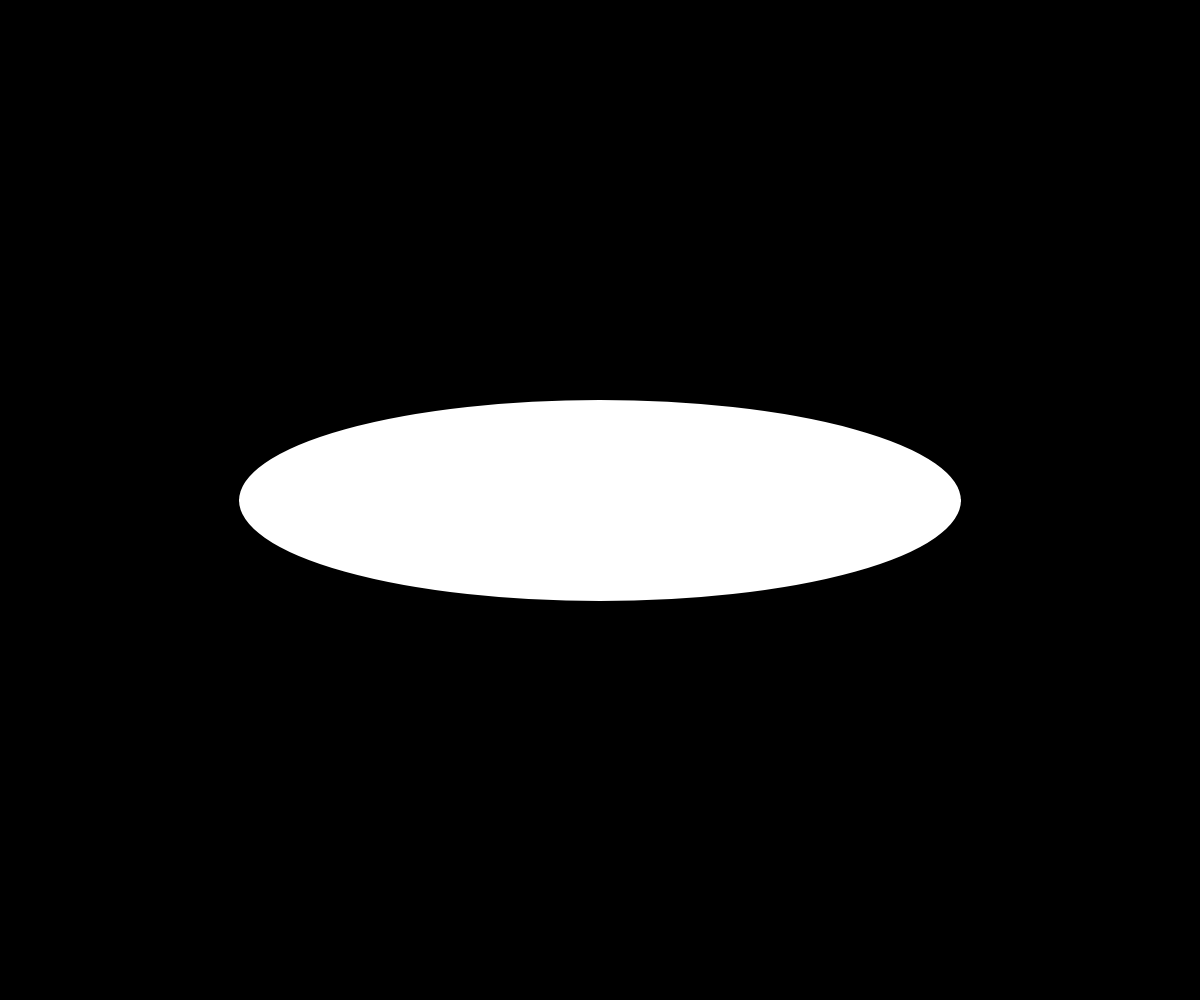
Frame 1 (no input)
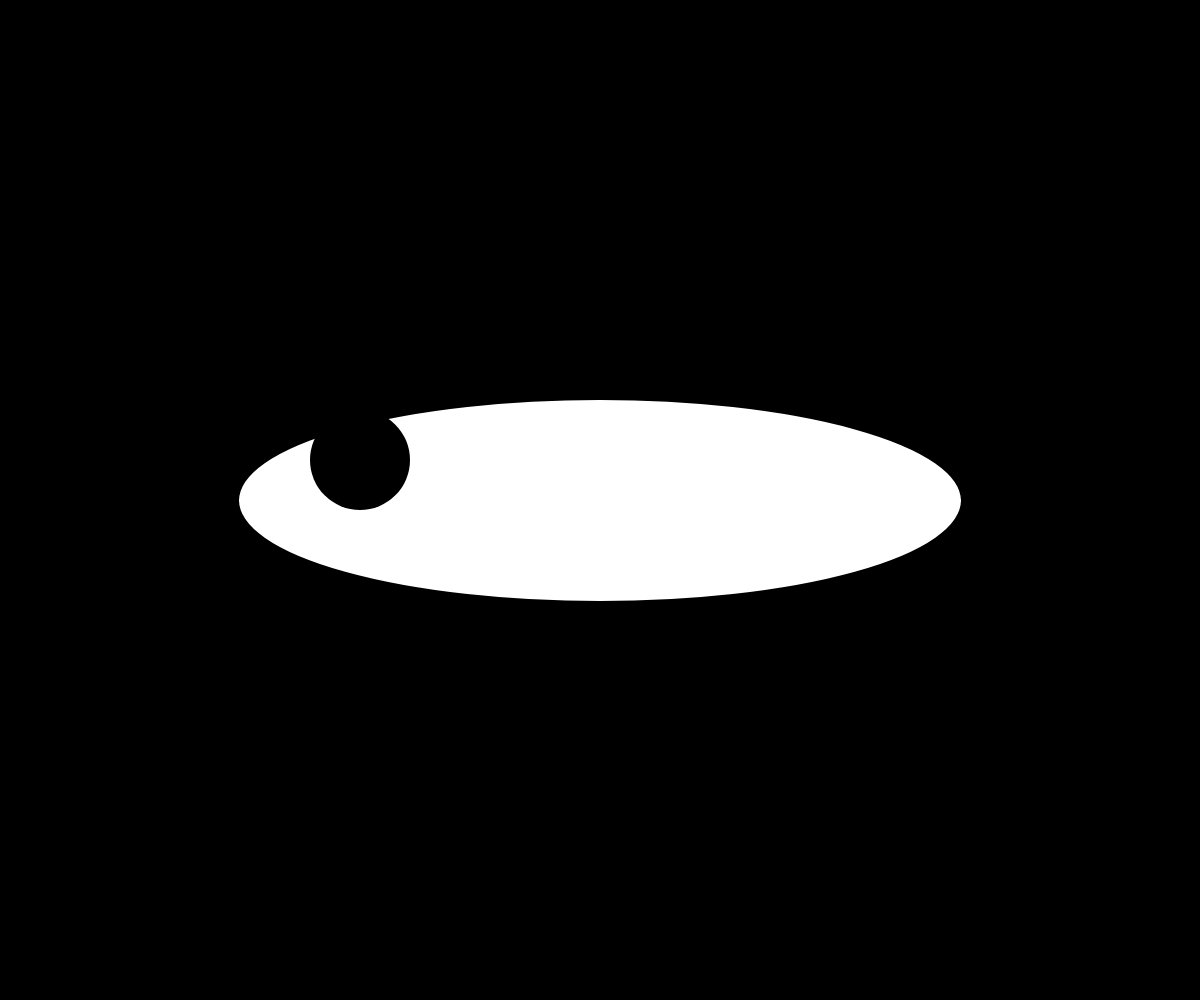
Frame 60 (no input)
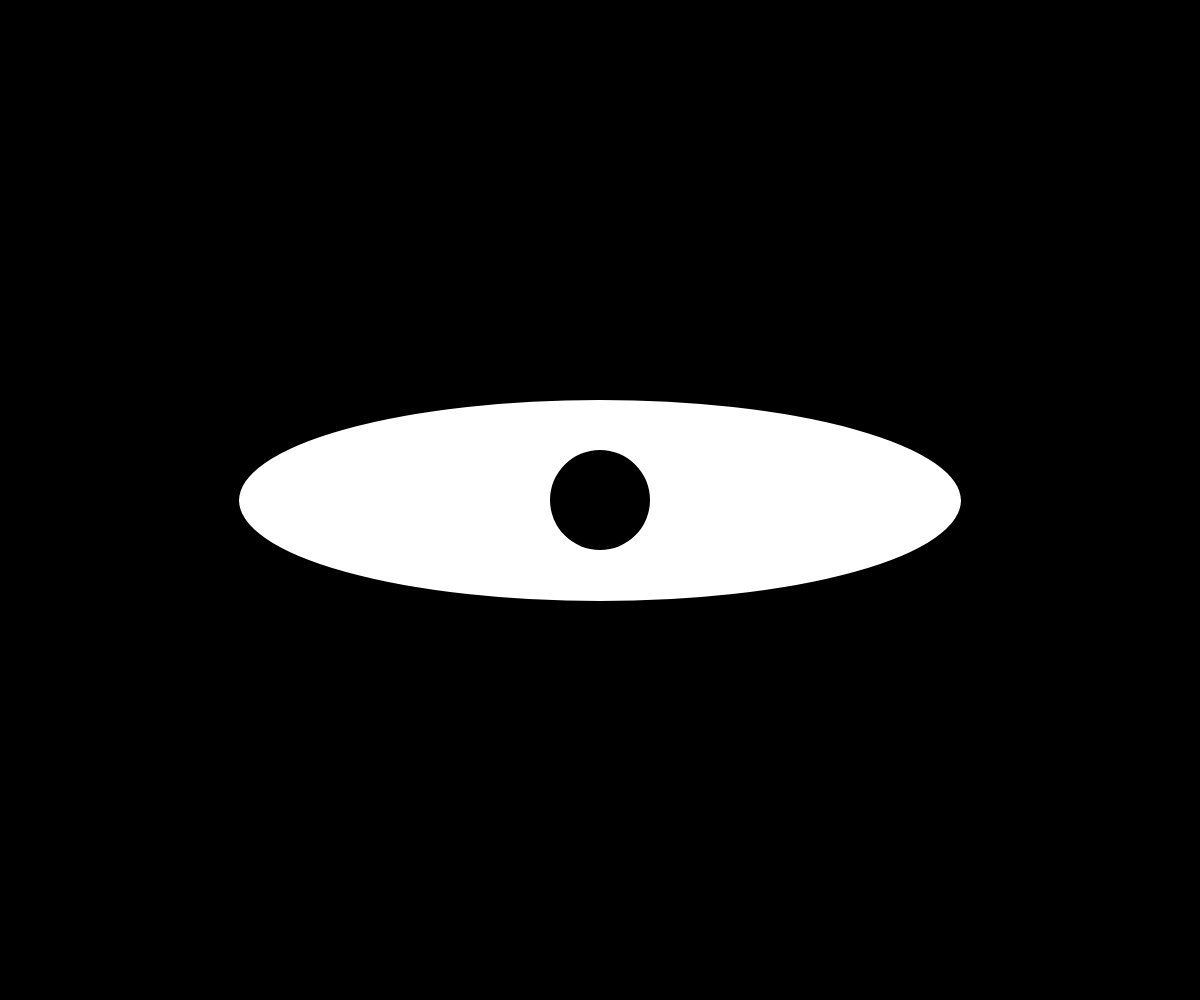
Frame 120 (the mouse pressed at the canvas centre since frame 60)

The p5.js sketch that drew these frames (run headless with seeded random() and noise() and a simulated clock; from frame 60 on, the mouse is pressed at the canvas centre):

// p5.js sketch
// ── sketch.js
let w = window.innerWidth;
let h = window.innerHeight;  

let eye;

class Eye{
  constructor(x,y){
    this.position = createVector(0,0);
    this.width = 0;
  }

  display(){
  //Marcos
  push()
  fill(0);
  noStroke();
  translate(w*0.50,h*0.50);

  //Follow mouse
  let mouseXReference = map(mouseX, 0,w,-w*0.20,w*0.20);
  let mouseYReference = map(mouseY, 0,h,-h*0.04,h*0.04);
  circle(mouseXReference,mouseYReference,this.width);
  pop();
  }

  //Because of responsiveness.
  updateValues(){
    this.width = h*0.10;
  }
}

function setup() {
  canvas = createCanvas(w, h);
  eye = new Eye(0,0);

  //Change cursor image.

}

function draw() {
  background(0);

  //Abdullah
/*   push()
  fill(0)
  strokeWeight(2);
  stroke(255);
  translate(w*0.50,h*0.40)
  circle(0,0,w *0.25);
  pop();

  push();
  fill(0)
  strokeWeight(2);
  stroke(255);
  translate(w*0.50,h*0.50)
  circle(0,0,w*0.25);
  pop() */

  push();
  fill(255);
  strokeWeight(2);
  stroke(255);
  translate(w*0.5,h*0.50)
  arc(0,0, w*0.60,h*0.20, 0, PI / 1.)
  pop();

  push();
  fill(255);
  strokeWeight(2);
  stroke(255);
  translate(w*0.5,h*0.501)
  rotate(3.142)
  arc(0,0, w*0.6,h*0.20, 0, PI / 1.0)
  pop();

  //



  //Marcos
  eye.display();
  eye.updateValues();
  //
}

function windowResized() {
  // assigns new values for width and height variables
  w = window.innerWidth;
  h = window.innerHeight;  
  canvas.resize(w,h);
}
